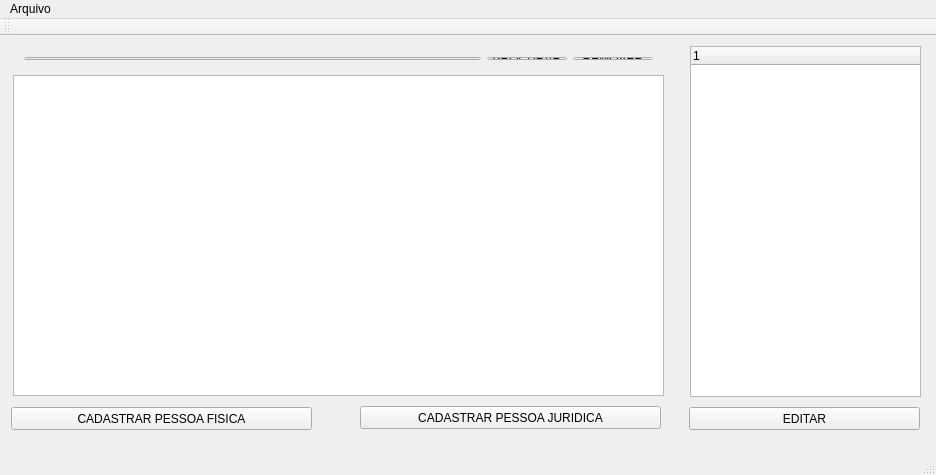
<?xml version="1.0" encoding="UTF-8"?>
<ui version="4.0">
 <class>MainWindow</class>
 <widget class="QMainWindow" name="MainWindow">
  <property name="geometry">
   <rect>
    <x>0</x>
    <y>0</y>
    <width>936</width>
    <height>475</height>
   </rect>
  </property>
  <property name="windowTitle">
   <string>MainWindow</string>
  </property>
  <widget class="QWidget" name="centralWidget">
   <widget class="QTreeWidget" name="treeWidget">
    <property name="geometry">
     <rect>
      <x>690</x>
      <y>10</y>
      <width>231</width>
      <height>351</height>
     </rect>
    </property>
    <column>
     <property name="text">
      <string notr="true">1</string>
     </property>
    </column>
   </widget>
   <widget class="QTextBrowser" name="textBrowser">
    <property name="geometry">
     <rect>
      <x>13</x>
      <y>39</y>
      <width>651</width>
      <height>321</height>
     </rect>
    </property>
   </widget>
   <widget class="QWidget" name="layoutWidget">
    <property name="geometry">
     <rect>
      <x>13</x>
      <y>10</y>
      <width>651</width>
      <height>25</height>
     </rect>
    </property>
    <layout class="QHBoxLayout" name="horizontalLayout">
     <item>
      <widget class="QLineEdit" name="lineEdit"/>
     </item>
     <item>
      <widget class="QPushButton" name="pushButton_4">
       <property name="text">
        <string>PROCURAR</string>
       </property>
      </widget>
     </item>
     <item>
      <widget class="QPushButton" name="pushButton_5">
       <property name="text">
        <string>REMOVER</string>
       </property>
      </widget>
     </item>
    </layout>
   </widget>
   <widget class="QPushButton" name="pushButton_2">
    <property name="geometry">
     <rect>
      <x>360</x>
      <y>370</y>
      <width>301</width>
      <height>23</height>
     </rect>
    </property>
    <property name="text">
     <string>CADASTRAR PESSOA JURIDICA</string>
    </property>
   </widget>
   <widget class="QPushButton" name="pushButton">
    <property name="geometry">
     <rect>
      <x>11</x>
      <y>371</y>
      <width>301</width>
      <height>23</height>
     </rect>
    </property>
    <property name="text">
     <string>CADASTRAR PESSOA FISICA</string>
    </property>
   </widget>
   <widget class="QPushButton" name="pushButton_3">
    <property name="geometry">
     <rect>
      <x>689</x>
      <y>371</y>
      <width>231</width>
      <height>23</height>
     </rect>
    </property>
    <property name="text">
     <string>EDITAR</string>
    </property>
   </widget>
  </widget>
  <widget class="QMenuBar" name="menuBar">
   <property name="geometry">
    <rect>
     <x>0</x>
     <y>0</y>
     <width>936</width>
     <height>21</height>
    </rect>
   </property>
   <widget class="QMenu" name="menuArquivo">
    <property name="title">
     <string>Arquivo</string>
    </property>
   </widget>
   <addaction name="menuArquivo"/>
  </widget>
  <widget class="QToolBar" name="mainToolBar">
   <attribute name="toolBarArea">
    <enum>TopToolBarArea</enum>
   </attribute>
   <attribute name="toolBarBreak">
    <bool>false</bool>
   </attribute>
  </widget>
  <widget class="QStatusBar" name="statusBar"/>
 </widget>
 <layoutdefault spacing="6" margin="11"/>
 <resources/>
 <connections/>
</ui>
